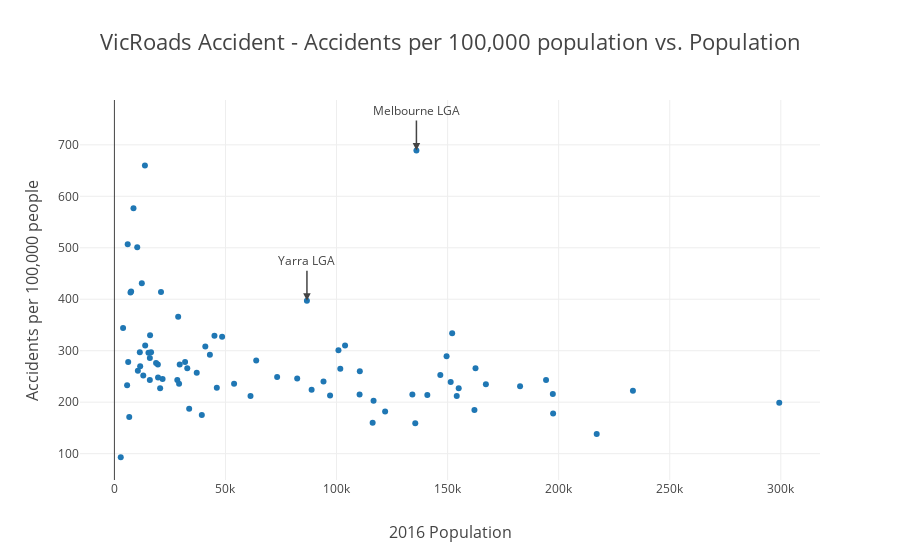

Source (notebook cell):
### Markdown cell above
### Smaller LGAs have more accidents per person

* This would align with the hypothesis that country roads are more dangerous
* Outliers
    * Melbourne LGA is a clear outlier
    * Yarra is more marginal
    * Is it perhaps the case minor accidents are more likely to be reported in the city?

### Code cell
py.iplot(figureLGAPopnVsCrashesPer100K, filename='figureLGAPopnVsCrashesPer100K')

### Figure 1 — Plotly figure (JSON) as saved in the notebook; plotly's stock layout.template omitted (floating-point values rounded to 4 significant figures)
{"data": [{"mode": "markers", "name": "Crashes Per 100k Population vs. Population", "text": ["ALPINE", "ARARAT", "BALLARAT", "BANYULE", "BASS COAST", "BAW BAW", "BAYSIDE", "BENALLA", "BOROONDARA", "BRIMBANK", "BULOKE", "CAMPASPE", "CARDINIA", "CASEY", "CENTRAL GOLDFIELDS", "COLAC-OTWAY", "CORANGAMITE", "DAREBIN", "EAST GIPPSLAND", "FRANKSTON", "GANNAWARRA", "GLEN EIRA", "GLENELG", "GOLDEN PLAINS", "GREATER BENDIGO", "GREATER DANDENONG", "GREATER GEELONG", "GREATER SHEPPARTON", "HEPBURN", "HINDMARSH", "HOBSONS BAY", "HORSHAM", "HUME", "INDIGO", "KINGSTON", "KNOX", "LATROBE", "LODDON", "MACEDON RANGES", "MANNINGHAM", "MANSFIELD", "MARIBYRNONG", "MAROONDAH", "MELBOURNE", "MELTON", "MILDURA", "MITCHELL", "MOIRA", "MONASH", "MOONEE VALLEY", "MOORABOOL", "MORELAND", "MORNINGTON PENINSULA", "MOUNT ALEXANDER", "MOYNE", "MURRINDINDI", "NILLUMBIK", "NORTHERN GRAMPIANS", "PORT PHILLIP", "PYRENEES", "QUEENSCLIFFE", "SOUTH GIPPSLAND", "SOUTHERN GRAMPIANS", "STONNINGTON", "STRATHBOGIE", "SURF COAST", "SWAN HILL", "TOWONG", "WANGARATTA", "WARRNAMBOOL", "WELLINGTON", "WEST WIMMERA", "WHITEHORSE", "WHITTLESEA", "WODONGA", "WYNDHAM", "YARRA", "YARRA RANGES", "YARRIAMBIACK"], "type": "scatter", "x": [12337, 11600, 101686, 121865, 32804, 48479, 97087, 13861, 167231, 194319, 6201, 37061, 94128, 299301, 12995, 20972, 16051, 146719, 45040, 134143, 10549, 140875, 19557, 21688, 110477, 152050, 233429, 63837, 15330, 5721, 88778, 19642, 197376, 15952, 151389, 154110, 73257, 7516, 46100, 116255, 8584, 82288, 110376, 135959, 135443, 53878, 40918, 29112, 182618, 116671, 31818, 162558, 154999, 18761, 16495, 13732, 61273, 11439, 100863, 7238, 2853, 28703, 15944, 103832, 10274, 29397, 20584, 5985, 28310, 33655, 42983, 3903, 162078, 197491, 39351, 217122, 86657, 149537, 6674], "y": [431, 270, 265, 182, 266, 327, 213, 310, 235, 243, 278, 257, 240, 199, 252, 414, 330, 253, 329, 215, 261, 214, 273, 245, 260, 334, 222, 281, 296, 233, 224, 248, 216, 286, 239, 212, 249, 415, 228, 160, 577, 246, 215, 689, 159, 236, 308, 236, 231, 203, 278, 266, 227, 276, 297, 660, 212, 297, 301, 413, 93, 366, 243, 310, 501, 273, 227, 507, 243, 187, 292, 344, 185, 178, 175, 138, 397, 289, 171]}], "layout": {"annotations": [{"arrowhead": 2, "arrowsize": 1, "arrowwidth": 1.5, "ax": 0, "ay": -40, "showarrow": true, "text": "Melbourne LGA", "x": 135959, "xref": "x", "y": 689, "yref": "y"}, {"arrowhead": 2, "arrowsize": 1, "arrowwidth": 1.5, "ax": 0, "ay": -40, "showarrow": true, "text": "Yarra LGA", "x": 86675, "xref": "x", "y": 397, "yref": "y"}], "legend": {"orientation": "h", "x": 0.24, "y": 1.1}, "title": "VicRoads Accident - Accidents per 100,000 population vs. Population", "titlefont": {"family": "Open Sans", "size": 22}, "xaxis": {"title": "2016 Population", "titlefont": {"family": "Open Sans", "size": 16}}, "yaxis": {"title": "Accidents per 100,000 people", "titlefont": {"family": "Open Sans", "size": 16}}}}
